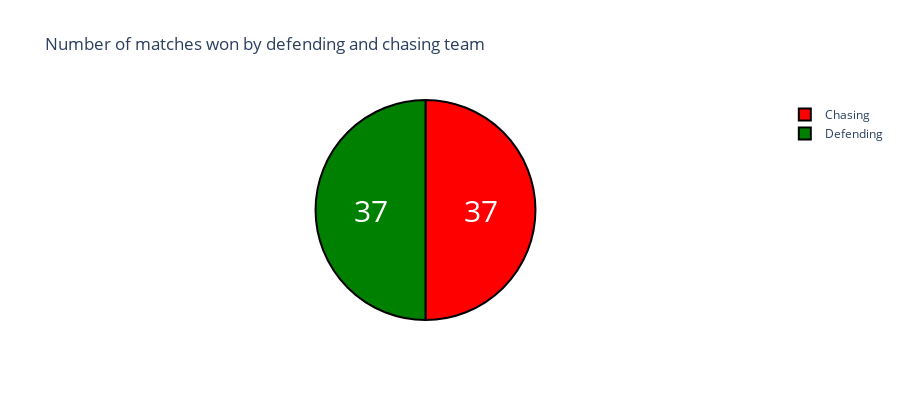

Source (notebook cell):
### Code cell
data["won_by"] = data["won_by"].map({"Wickets":"Chasing",
                                   "Runs":"Defending"})
won_by= data["won_by"].value_counts()
label = won_by.index
counts = won_by.values
colors=['red','green']

fig = go.Figure(data=[go.Pie(labels= label ,values=counts)])
fig.update_layout(title_text= "Number of matches won by defending and chasing team",height=400)
fig.update_traces(hoverinfo='label+percent', textinfo='value', textfont_size=30,
                 marker=dict(colors =colors, line=dict(color='black', width=2)))
fig.show()

### Figure 1 — Plotly figure (JSON) as saved in the notebook; plotly's stock layout.template omitted (floating-point values rounded to 4 significant figures)
{"data": [{"hoverinfo": "label+percent", "labels": ["Chasing", "Defending"], "marker": {"colors": ["red", "green"], "line": {"color": "black", "width": 2}}, "textfont": {"size": 30}, "textinfo": "value", "type": "pie", "values": [37, 37]}], "layout": {"height": 400, "title": {"text": "Number of matches won by defending and chasing team"}}}
